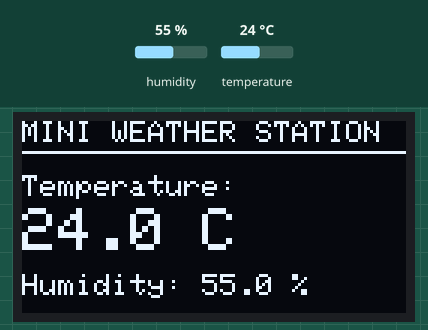
This sketch was run on a simulated Arduino Uno, built with avr-gcc and run on an emulated ATmega328P. On the bench: 128×64 one-colour display. The inputs (shaded band) are chosen by the test bench; at power-on: humidity 55 %, temperature 24 °C. What the sketch prints to the serial monitor is not drawn.

Above: at 2.8 s.
2.9 s: humidity set to 22 %
At 7.4 s:
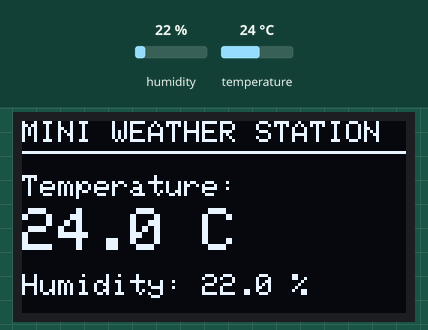
7.8 s: temperature set to 12 °C
At 10.4 s:
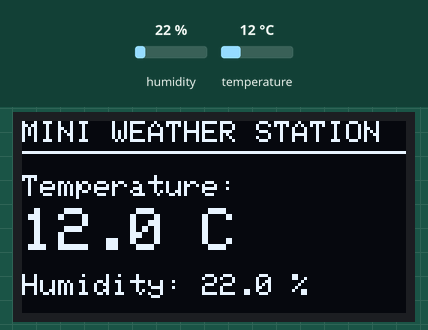
12.7 s: humidity set to 40 %
At 14.7 s:
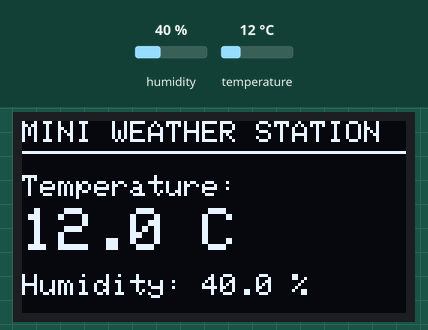
17.6 s: temperature set to 19 °C
At 18.9 s:
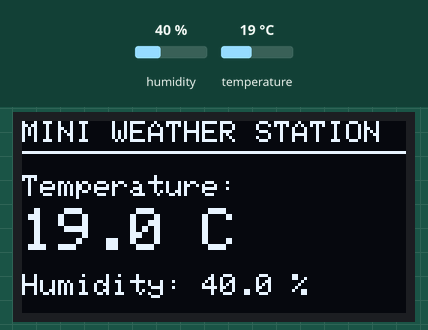
Timing chart, 0 to 20.6 s (numbered marks = the images above; inputs shaded):
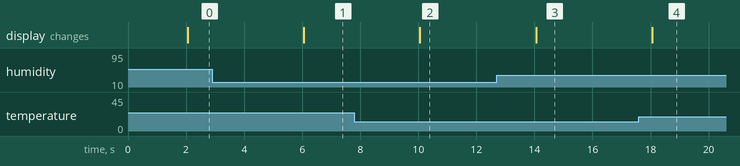

The sketch:

mini_weather_station.ino
```cpp
/*
  IoT Student Lab
  Project 24: Mini Weather Station
  Platform: Arduino Uno

  Sensor:
  - DHT11 Temperature + Humidity

  Display:
  - SSD1306 OLED I2C

  Concept:
  Multiple Sensor Values + I2C + Data Visualization
*/

#include <Wire.h>
#include <Adafruit_GFX.h>
#include <Adafruit_SSD1306.h>
#include <DHT.h>

const int SCREEN_WIDTH = 128;
const int SCREEN_HEIGHT = 64;
const int OLED_RESET = -1;
const int OLED_ADDRESS = 0x3C;

const int DHT_PIN = 2;
const int DHT_TYPE = DHT11;

const unsigned long UPDATE_INTERVAL = 2000;

Adafruit_SSD1306 display(
  SCREEN_WIDTH,
  SCREEN_HEIGHT,
  &Wire,
  OLED_RESET
);

DHT dht(DHT_PIN, DHT_TYPE);

unsigned long lastUpdateTime = 0;

void showStartupScreen() {
  display.clearDisplay();

  display.setTextColor(SSD1306_WHITE);

  display.setTextSize(1);
  display.setCursor(0, 0);
  display.println("IoT Student Lab");

  display.setTextSize(2);
  display.setCursor(0, 20);
  display.println("Weather");

  display.setCursor(0, 42);
  display.println("Station");

  display.display();

  delay(1500);
}

void showWeatherData(float temperature, float humidity) {
  display.clearDisplay();

  display.setTextColor(SSD1306_WHITE);

  display.setTextSize(1);
  display.setCursor(0, 0);
  display.println("MINI WEATHER STATION");

  display.drawLine(0, 10, 127, 10, SSD1306_WHITE);

  display.setCursor(0, 18);
  display.print("Temperature:");

  display.setTextSize(2);
  display.setCursor(0, 29);
  display.print(temperature, 1);
  display.print(" C");

  display.setTextSize(1);
  display.setCursor(0, 51);
  display.print("Humidity: ");

  display.print(humidity, 1);
  display.print(" %");

  display.display();
}

void setup() {
  Serial.begin(9600);

  dht.begin();

  if (!display.begin(
        SSD1306_SWITCHCAPVCC,
        OLED_ADDRESS
      )) {

    Serial.println("OLED initialization failed.");

    while (true) {
      // Stop if OLED initialization fails.
    }
  }

  showStartupScreen();

  Serial.println("================================");
  Serial.println("   IoT Student Lab");
  Serial.println("   Project 24: Mini Weather Station");
  Serial.println("================================");
  Serial.println("Starting sensor measurements...");
}

void loop() {
  if (millis() - lastUpdateTime < UPDATE_INTERVAL) {
    return;
  }

  lastUpdateTime = millis();

  float humidity = dht.readHumidity();
  float temperature = dht.readTemperature();

  if (isnan(humidity) || isnan(temperature)) {
    Serial.println("DHT11 reading failed.");

    display.clearDisplay();
    display.setTextColor(SSD1306_WHITE);

    display.setTextSize(1);
    display.setCursor(0, 0);
    display.println("WEATHER STATION");

    display.setCursor(0, 25);
    display.println("Sensor read error!");

    display.setCursor(0, 45);
    display.println("Check DHT wiring.");

    display.display();

    return;
  }

  Serial.print("Temperature: ");
  Serial.print(temperature, 1);
  Serial.print(" C | Humidity: ");
  Serial.print(humidity, 1);
  Serial.println(" %");

  showWeatherData(temperature, humidity);
}
```

Measured:
- after the input at 2.9 s, the display: changes after 3.2 s (image 1)
- after the input at 7.8 s, the display: changes after 2.3 s (image 2)
- after the input at 12.7 s, the display: changes after 1.4 s (image 3)
- after the input at 17.6 s, the display: changes after 0.46 s (image 4)
